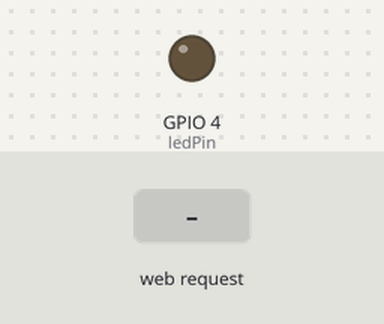
Bench run of a sketch on a simulated ESP32. Parts: output pins drawn as LEDs (lit = HIGH). The test bench sets the inputs (shaded band). WiFi joins after 1.5 s; servers stay silent unless stated; what the sketch prints to the serial monitor is not drawn.

Above: at 2.7 s.
2.8 s: HTTP request GET /led received
At 3.9 s:
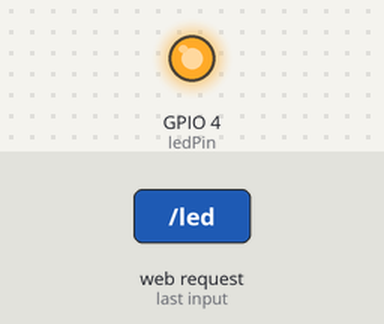
4.3 s: HTTP request GET /led?state=1 received
At 5.0 s:
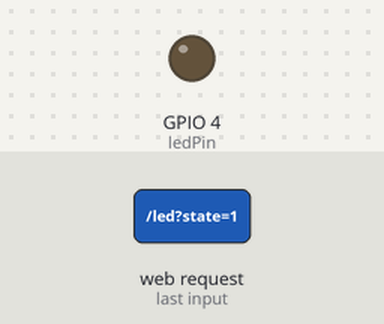
5.8 s: HTTP request GET /led?state=on received
At 6.2 s:
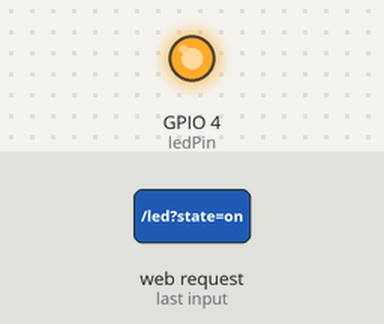
Timing chart, 0 to 8.8 s (numbered marks = the images above; inputs shaded):
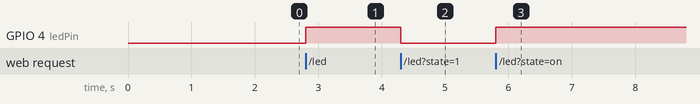

The sketch:

wireless_led_control.ino
```cpp
#include <WiFi.h>
#include <WebServer.h>

WebServer server(80);
int state=LOW;
const int ledPin=4;

void handleRoot(){
  Serial.println("Root");
  server.send(200, "text/plain", "Hello from ESP32");
}
void handleLed(){
  if(server.hasArg("state")==1){
    state=server.arg("state")=="on"?HIGH:LOW;
  }else{
    state=state?LOW:HIGH;
  }
  server.send(200,"text/plain",state?"ON":"OFF");
}

void setup() {
  Serial.begin(115200);
  pinMode(ledPin,OUTPUT);
  Serial.print("Connecting");
  WiFi.begin("JAKS-2.4GHz", "alpashah");
  while(WiFi.status()!=WL_CONNECTED){
    Serial.print(".");
    delay(500);
  }
  Serial.println();
  Serial.println("Connected");
  Serial.print("Ip=");
  Serial.println(WiFi.localIP());
  server.on("/",HTTP_GET,handleRoot);
  server.on("/led",HTTP_GET,handleLed);
  server.begin();
}

void loop() {
  // put your main code here, to run repeatedly:
  server.handleClient();
  digitalWrite(ledPin,state);
}
```

Measured:
- after the input at 2.8 s, GPIO 4 (ledPin): LOW → HIGH at once
- after the input at 4.3 s, GPIO 4 (ledPin): HIGH → LOW at once
- after the input at 5.8 s, GPIO 4 (ledPin): LOW → HIGH at once
